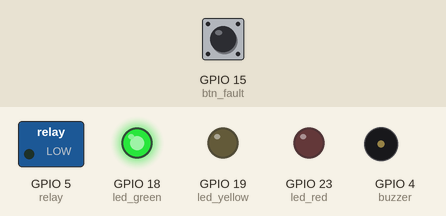
Bench run of a program on a simulated ESP32 board running MicroPython. Parts: switched loads named in the program (green lamp = pin HIGH), output pins drawn as LEDs (lit = HIGH), buzzer (waves = sounding, pin HIGH). Wiring (from the project's diagram.json): buzzer on GPIO 4, relay on GPIO 5, red button on GPIO 15, green LED on GPIO 18, yellow LED on GPIO 19, red LED on GPIO 23. The inputs (shaded band) are chosen by the test bench; at power-on: GPIO 15 (btn_fault) HIGH. What the program prints to the serial console is not drawn.

Above: at 1.2 s.
1.3 s: GPIO 15 (btn_fault) pulled LOW for 0.15 s
At 1.8 s:
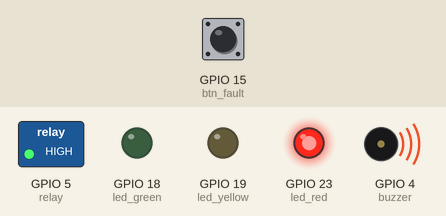
3.4 s: GPIO 15 (btn_fault) pulled LOW for 3.2 s
At 8.7 s:
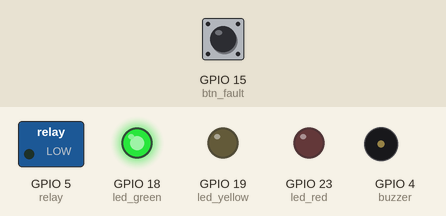
Timing chart, 0 to 10.2 s (numbered marks = the images above; inputs shaded):
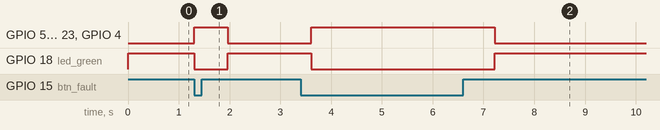

Measured:
- after the input at 1.3 s, GPIO 5 (relay), GPIO 23 (led_red), GPIO 4 (buzzer): LOW → HIGH at once, → LOW 0.66 s later; GPIO 18 (led_green): HIGH → LOW at once, → HIGH 0.66 s later
- after the input at 3.4 s, GPIO 5 (relay), GPIO 23 (led_red), GPIO 4 (buzzer): LOW → HIGH after 0.21 s, → LOW 3.6 s later; GPIO 18 (led_green): HIGH → LOW after 0.21 s, → HIGH 3.6 s later

The program:

main.py
```python
"""
WOKWI EMBEDDED EDGE AI - MICROPYTHON VERSION
Pour Raspberry Pi Pico ou ESP32 sur https://wokwi.com
"""

import time
import math
from machine import Pin, I2C

# Broches GPIO
led_green = Pin(18, Pin.OUT)
led_yellow = Pin(19, Pin.OUT)
led_red = Pin(23, Pin.OUT)
relay = Pin(5, Pin.OUT)
buzzer = Pin(4, Pin.OUT)
btn_fault = Pin(15, Pin.IN, Pin.PULL_UP)

# État initial
led_green.value(1)
led_yellow.value(0)
led_red.value(0)
relay.value(0)
buzzer.value(0)

print("🍓 Moteur MicroPython Edge AI Démarre sur Wokwi...")

def extract_features(buffer):
    N = len(buffer)
    mean = sum(buffer) / N
    variance = sum((x - mean) ** 2 for x in buffer) / N
    std = math.sqrt(variance) if variance > 0 else 0.0001
    rms = math.sqrt(sum(x ** 2 for x in buffer) / N)
    peak = max(abs(x) for x in buffer)
    kurtosis = (sum((x - mean) ** 4 for x in buffer) / N) / (variance ** 2 + 1e-6)
    crest_factor = peak / (rms + 1e-6)
    return {"mean": mean, "rms": rms, "kurtosis": kurtosis, "crest_factor": crest_factor}

buffer = []
sample_count = 64

while True:
    t = time.ticks_ms() / 1000.0
    fault = (btn_fault.value() == 0) # Bouton enfoncé

    # Simulation du signal d'arbre à 30 Hz
    sig = 0.08 * math.sin(2 * math.pi * 30 * t)
    if fault:
        # Injection du pic de bague externe BPFO (107.4 Hz) + chocs
        sig += 1.8 * math.sin(2 * math.pi * 107.4 * t)

    buffer.append(sig)

    if len(buffer) >= sample_count:
        t0 = time.ticks_us()
        feat = extract_features(buffer)
        t_lat = time.ticks_diff(time.ticks_us(), t0)
        buffer = []

        k = feat["kurtosis"]
        rms = feat["rms"]

        if fault or k > 5.5 or rms > 0.25:
            # Panne Critique (BPFO)
            status = "CRITICAL_FAULT_BPFO"
            hi = 22.0
            led_green.value(0)
            led_yellow.value(0)
            led_red.value(1)
            relay.value(1) # E-Stop Coupure
            buzzer.value(1)
        elif k > 3.8 or rms > 0.12:
            # Alerte Dégradation
            status = "WARNING_INCIPIENT"
            hi = 68.0
            led_green.value(0)
            led_yellow.value(1)
            led_red.value(0)
            relay.value(0)
            buzzer.value(0)
        else:
            # Nominal
            status = "NOMINAL_HEALTHY"
            hi = 98.2
            led_green.value(1)
            led_yellow.value(0)
            led_red.value(0)
            relay.value(0)
            buzzer.value(0)

        print('{{"device":"MICROPYTHON_EDGE","status":"{}","HI":{:.1f},"kurtosis":{:.2f},"rms":{:.3f},"lat_us":{}}}'.format(
            status, hi, k, rms, t_lat
        ))

    time.sleep_ms(5)
```
